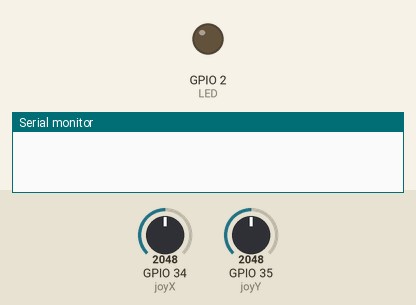
Simulated run of this sketch. Board: ESP32. Shown: output pins drawn as LEDs (lit = HIGH), the last lines printed to the serial monitor. The inputs (shaded band) are chosen by the test bench; at power-on: GPIO 34 (joyX) = 2048, GPIO 35 (joyY) = 2048.

Above: at 1.2 s.
1.3 s: GPIO 34 (joyX) set to 2713
2.8 s: GPIO 34 (joyX) set to 2813
At 4.1 s:
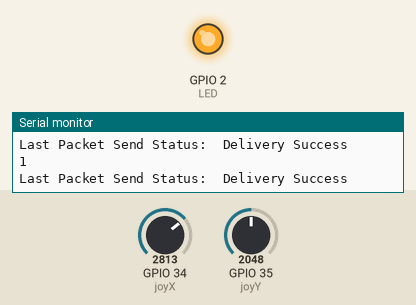
Timing chart, 0 to 5.8 s (numbered marks = the images above; inputs shaded):
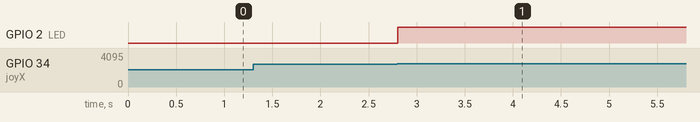

The sketch:

ESPNOW_transmitter_joystick.ino
```cpp
#include <esp_now.h>
#include <WiFi.h>

// REPLACE WITH YOUR RECEIVER MAC Address

uint8_t broadcastAddress[] = { 0x34, 0x85, 0x18, 0xB8, 0x3B, 0x80 };
uint8_t broadcastAddress1[] = { 0x68, 0x67, 0x25, 0x33, 0x2D, 0xE2 };

int LED = LED_BUILTIN;

// Structure example to send data
// Must match the receiver structure
const char secretKey[32] = "jfjvjv6#Gb535kb*&jvi";

// Structure example to receive data
// Must match the sender structure
typedef struct struct_message {
  char secret_key[32];
  int command;
} struct_message;

// Create a struct_message called myData
struct_message myData;

esp_now_peer_info_t peerInfo;


// joystick conf
#define joyX 34
#define joyY 35
#define joybtn 25

double xValue = 0;
double yValue = 0;

int threshhold_latency = 750;
int threshhold_fix = 2000;

long long commandTimeoutX = 0;
long long commandTimeoutY = 0;
int commandTimeout = 100;


// callback when data is sent
void OnDataSent(const uint8_t *mac_addr, esp_now_send_status_t status) {
  Serial.print("\r\nLast Packet Send Status:\t");
  Serial.println(status == ESP_NOW_SEND_SUCCESS ? "Delivery Success" : "Delivery Fail");
  if(status == ESP_NOW_SEND_SUCCESS){
    digitalWrite(LED, HIGH);
  }
  else{
    digitalWrite(LED, LOW);
  }
}

void setup() {
  pinMode(LED, OUTPUT);

  // Init Serial Monitor
  Serial.begin(115200);

  // Set device as a Wi-Fi Station
  WiFi.mode(WIFI_STA);

  // Init ESP-NOW
  if (esp_now_init() != ESP_OK) {
    Serial.println("Error initializing ESP-NOW");
    return;
  }

  // Once ESPNow is successfully Init, we will register for Send CB to
  // get the status of Trasnmitted packet
  esp_now_register_send_cb(OnDataSent);

  // Register peer
  memcpy(peerInfo.peer_addr, broadcastAddress, 6);
  peerInfo.channel = 0;
  peerInfo.encrypt = false;

  // Add peer
  if (esp_now_add_peer(&peerInfo) != ESP_OK) {
    Serial.println("Failed to add peer");
    return;
  }
}

void loop() {
  checkJoystick();
}


void datasender(int command){
  // Set values to send

  Serial.println(command);

  strcpy(myData.secret_key, secretKey);
  myData.command = command;


  // Send message via ESP-NOW

  esp_err_t result = esp_now_send(broadcastAddress, (uint8_t *)&myData, sizeof(myData));
}


void checkJoystick() {
  // put your main code here, to run repeatedly:
  xValue = analogRead(joyX);
  yValue = analogRead(joyY);

  // Serial.println("JOYSTICK ENABLED");
  if (abs(xValue - threshhold_fix) > threshhold_latency || abs(yValue - threshhold_fix) > threshhold_latency) {
    // Serial.print(xValue);
    // Serial.print("\t");
    // Serial.println(yValue);
    if ((millis() - commandTimeoutX) > commandTimeout) {
      commandTimeoutX = millis();
      if ((xValue - threshhold_fix) > threshhold_latency) {
        datasender(1);

      }
      if ((xValue - threshhold_fix) < (-1 * threshhold_latency)) {
        datasender(2);
      }
    }


    if ((millis() - commandTimeoutY) > commandTimeout) {
      commandTimeoutY = millis();
      if ((yValue - threshhold_fix) > threshhold_latency) {
        datasender(3);
      }

      if ((yValue - threshhold_fix) < (-1 * threshhold_latency)) {
        datasender(4);
      }
    }
  }
}
```

Measured:
- the behaviour switches between 2750 and 2751 on GPIO 34 (joyX) (found by bisection; images 0 and 1)
- after the input at 1.3 s, every drawn part: stays the same
- after the input at 2.8 s, GPIO 2 (LED): LOW → HIGH at once
